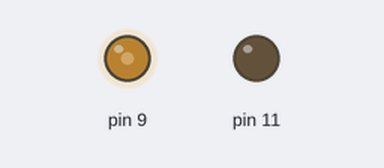
Simulated run of this sketch. Board: Arduino Uno, built with avr-gcc and run on an emulated ATmega328P. Shown: output pins drawn as LEDs (lit = HIGH).

Above: at 0.05 s.
At 1.2 s:
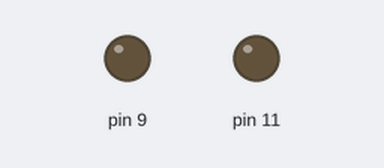
At 1.8 s:
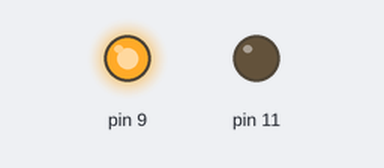
At 3.0 s:
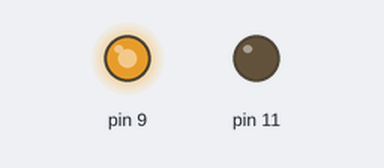
Timing chart, 0 to 6.9 s (numbered marks = the images above):
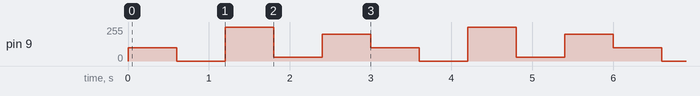

The sketch:

glowingLed.ino
```cpp
// the setup function runs once when you press reset or power the board
void setup() {
  // initialize digital pin LED_BUILTIN as an output.
  pinMode(9, OUTPUT);
  pinMode(11, OUTPUT);
}

// the loop function runs over and over again forever
void loop() {
  analogWrite(9, 100);
  delay(600);
  analogWrite(9, 0);
  delay(600);
  analogWrite(9, 255);
  delay(600);
  analogWrite(9, 30);
  delay(600);
  analogWrite(9, 200);
  delay(600);
}
```

Measured:
- by itself, pin 9: repeats every 3.0 s: 0/255 0.60 s, 255/255 0.60 s, 30/255 0.60 s, 200/255 0.60 s, 100/255 0.60 s
